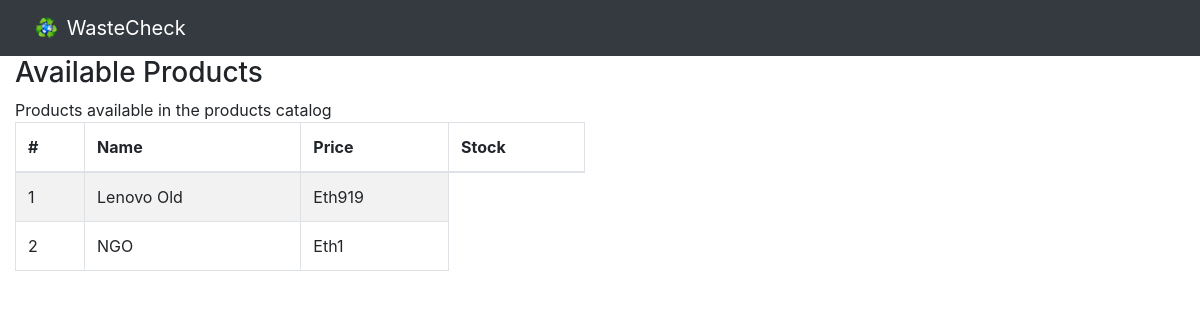
/admin, run on an earlier commit of the app's database.
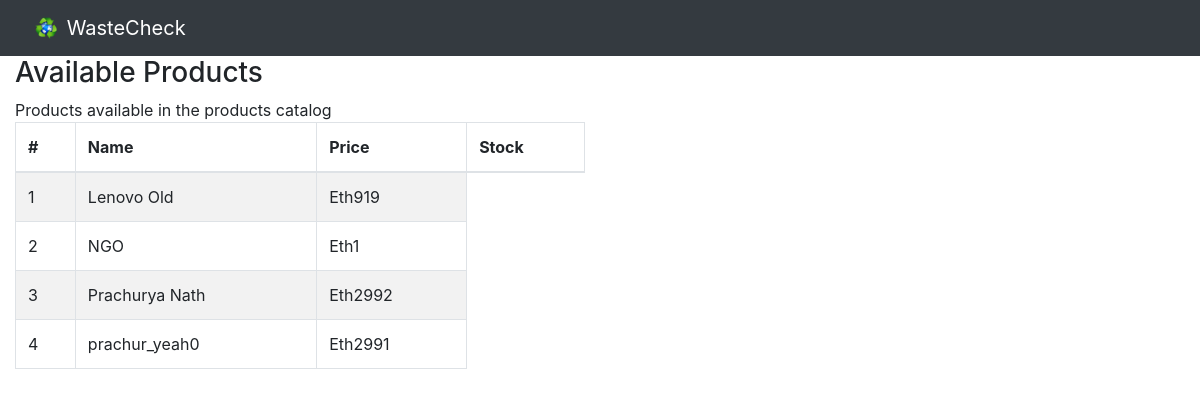
And on a later commit of the database.
### app.py (models this page shows)
class Product(db.Model):
    id = db.Column(db.Integer, primary_key=True)
    name = db.Column(db.String(50), unique=True)
    price = db.Column(db.Integer) #in cents
    accid = db.Column(db.String(50))
    description = db.Column(db.String(500))
    image = db.Column(db.String(100))

### app.py (the view)
@app.route('/admin', methods=['GET'])
def admin():
    products = Product.query.all()
    return render_template('admin/index.html', products=products)

### templates/admin/index.html (shortened to what this page needs)
<!DOCTYPE html>
<html lang="en">
<head>
    <link rel="stylesheet" href="https://maxcdn.bootstrapcdn.com/bootstrap/4.5.2/css/bootstrap.min.css">
</head>
<body>
    <nav class="navbar navbar-dark bg-dark" id="nav-title">
        <div class="container-fluid">
          <a class="navbar-brand" href="../">
            <img src="/static/img/logo.png" alt="" width="30" height="24" class="d-inline-block align-text-top" >
            WasteCheck
          </a>
        </div>
      </nav>
<div>
    <div class="col-lg-6 pad">
        <div class="panel panel-default">
            <div class="panel-heading">
                <h3 class="panel-title">Available Products</h3>
            </div>
            <div class="panel-body">
                Products available in the products catalog
            </div>
            <div class="table-responsive">
                <table class="table table-striped table-bordered">
                    <thead>
                        <tr>
                            <th>#</th><th>Name</th><th>Price</th><th>Stock</th>
                        </tr>
                    </thead>
                    <tbody>
                        {% for product in products %}
                        <tr>
                            <td>{{ product.id }}</td>
                            <td>{{ product.name }}</td>
                            <td>Eth{{ product.price}}</td>
                        </tr>
                        {% endfor %}
                    </tbody>
                </table>
            </div>
        </div>
    </div>
</div>
</body>
</html>

What changed in the data, as far as the page shows it:
added Product: id "3", name "Prachurya Nath", price "2992"
added Product: id "4", name "prachur_yeah0", price "2991"
